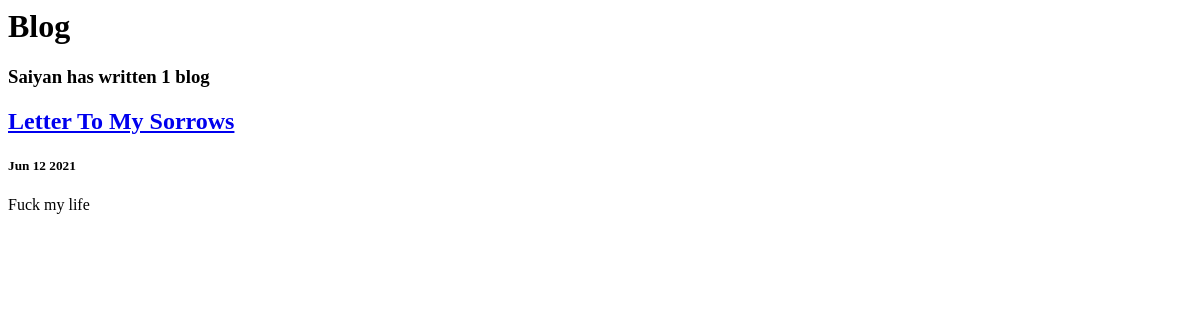
/blog/, run on an earlier commit of the app's database.
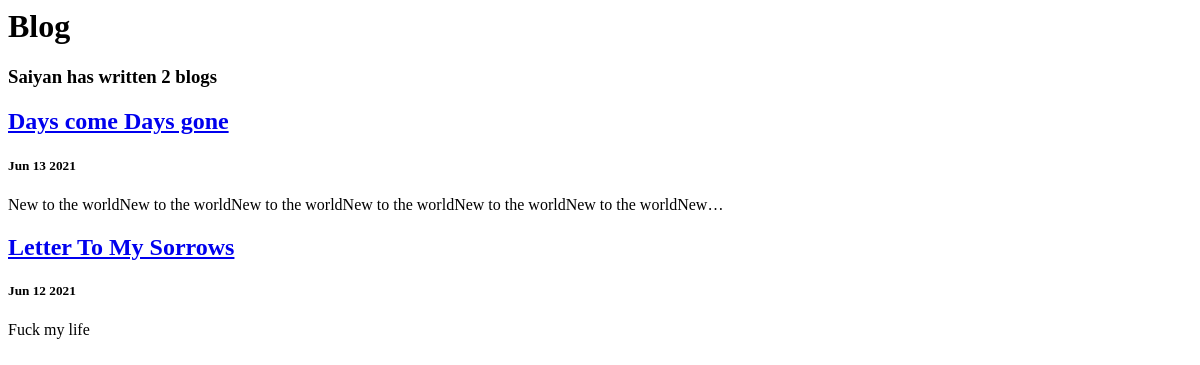
And on a later commit of the database.
### blog/models.py (models this page shows, shortened)
class Blog(models.Model):
	title = models.CharField(max_length=100)
	description = models.TextField()
	date = models.DateField()

### blog/views.py (the view)
# urls.py: path('',views.all_blogs, name='all_blogs'),
def all_blogs(request):
	blogs = Blog.objects.order_by('-date')#[:5] #use "order_by(-date)" to sorted by date and show latest blog & "[:5]" to show 5 blogs
	return render(request,'blog/all_blogs.html', {'blogs':blogs})

### blog/templates/blog/all_blogs.html
<h1>Blog</h1>
<h3>Saiyan has written {{blogs.count}} blog{{blogs.count|pluralize}}</h3>
{% for blog in blogs %}
<a href="{% url 'blog:detail' blog.id %}"><h2>{{blog.title}}</h2></a>
<h5>{{blog.date|date:'M d Y'}}</h5>
<p>{{blog.description|striptags|truncatechars:100}}</p>
{% endfor %}

What changed in the data, as far as the page shows it:
added Blog: title "Days come Days gone", date "Jun 13 2021", description "New to the worldNew to the worldNew to the worldNew to the worldNew to the worldNew to the worldNew…"
Also different on the page:
{{ blogs.count }}: "1" → "2"
